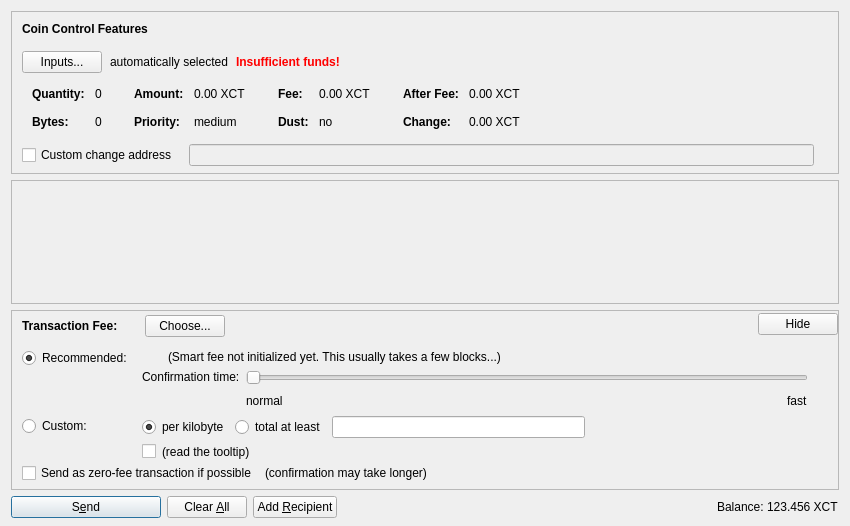
<?xml version="1.0" encoding="UTF-8"?>
<ui version="4.0">
 <class>SendCoinsDialog</class>
 <widget class="QDialog" name="SendCoinsDialog">
  <property name="geometry">
   <rect>
    <x>0</x>
    <y>0</y>
    <width>850</width>
    <height>526</height>
   </rect>
  </property>
  <property name="windowTitle">
   <string>Send Coins</string>
  </property>
  <layout class="QVBoxLayout" name="verticalLayout" stretch="0,1,0,0">
   <property name="bottomMargin">
    <number>8</number>
   </property>
   <item>
    <widget class="QFrame" name="frameCoinControl">
     <property name="sizePolicy">
      <sizepolicy hsizetype="Expanding" vsizetype="Expanding">
       <horstretch>0</horstretch>
       <verstretch>0</verstretch>
      </sizepolicy>
     </property>
     <property name="maximumSize">
      <size>
       <width>16777215</width>
       <height>16777215</height>
      </size>
     </property>
     <property name="frameShape">
      <enum>QFrame::StyledPanel</enum>
     </property>
     <property name="frameShadow">
      <enum>QFrame::Sunken</enum>
     </property>
     <layout class="QVBoxLayout" name="verticalLayoutCoinControl2">
      <property name="spacing">
       <number>0</number>
      </property>
      <property name="leftMargin">
       <number>0</number>
      </property>
      <property name="topMargin">
       <number>0</number>
      </property>
      <property name="rightMargin">
       <number>0</number>
      </property>
      <property name="bottomMargin">
       <number>6</number>
      </property>
      <item>
       <layout class="QVBoxLayout" name="verticalLayoutCoinControl" stretch="0,0,0,0,1">
        <property name="spacing">
         <number>0</number>
        </property>
        <property name="leftMargin">
         <number>10</number>
        </property>
        <property name="topMargin">
         <number>10</number>
        </property>
        <item>
         <layout class="QHBoxLayout" name="horizontalLayoutCoinControl1">
          <property name="bottomMargin">
           <number>15</number>
          </property>
          <item>
           <widget class="QLabel" name="labelCoinControlFeatures">
            <property name="sizePolicy">
             <sizepolicy hsizetype="Preferred" vsizetype="Maximum">
              <horstretch>0</horstretch>
              <verstretch>0</verstretch>
             </sizepolicy>
            </property>
            <property name="font">
             <font>
              <weight>75</weight>
              <bold>true</bold>
             </font>
            </property>
            <property name="styleSheet">
             <string notr="true">font-weight:bold;</string>
            </property>
            <property name="text">
             <string>Coin Control Features</string>
            </property>
           </widget>
          </item>
         </layout>
        </item>
        <item>
         <layout class="QHBoxLayout" name="horizontalLayoutCoinControl2" stretch="0,0,0,0">
          <property name="spacing">
           <number>8</number>
          </property>
          <property name="bottomMargin">
           <number>10</number>
          </property>
          <item>
           <widget class="QPushButton" name="pushButtonCoinControl">
            <property name="styleSheet">
             <string notr="true"/>
            </property>
            <property name="text">
             <string>Inputs...</string>
            </property>
            <property name="autoDefault">
             <bool>false</bool>
            </property>
           </widget>
          </item>
          <item>
           <widget class="QLabel" name="labelCoinControlAutomaticallySelected">
            <property name="text">
             <string>automatically selected</string>
            </property>
            <property name="margin">
             <number>5</number>
            </property>
           </widget>
          </item>
          <item>
           <widget class="QLabel" name="labelCoinControlInsuffFunds">
            <property name="font">
             <font>
              <weight>75</weight>
              <bold>true</bold>
             </font>
            </property>
            <property name="styleSheet">
             <string notr="true">color:red;font-weight:bold;</string>
            </property>
            <property name="text">
             <string>Insufficient funds!</string>
            </property>
            <property name="margin">
             <number>5</number>
            </property>
           </widget>
          </item>
          <item>
           <spacer name="horizontalSpacerCoinControl">
            <property name="orientation">
             <enum>Qt::Horizontal</enum>
            </property>
            <property name="sizeHint" stdset="0">
             <size>
              <width>40</width>
              <height>1</height>
             </size>
            </property>
           </spacer>
          </item>
         </layout>
        </item>
        <item>
         <widget class="QWidget" name="widgetCoinControl" native="true">
          <property name="sizePolicy">
           <sizepolicy hsizetype="Preferred" vsizetype="Preferred">
            <horstretch>0</horstretch>
            <verstretch>0</verstretch>
           </sizepolicy>
          </property>
          <property name="minimumSize">
           <size>
            <width>0</width>
            <height>0</height>
           </size>
          </property>
          <property name="styleSheet">
           <string notr="true"/>
          </property>
          <layout class="QHBoxLayout" name="horizontalLayoutCoinControl5">
           <property name="leftMargin">
            <number>0</number>
           </property>
           <property name="topMargin">
            <number>0</number>
           </property>
           <property name="rightMargin">
            <number>0</number>
           </property>
           <property name="bottomMargin">
            <number>0</number>
           </property>
           <item>
            <layout class="QHBoxLayout" name="horizontalLayoutCoinControl3" stretch="0,0,0,1">
             <property name="spacing">
              <number>20</number>
             </property>
             <property name="topMargin">
              <number>0</number>
             </property>
             <property name="bottomMargin">
              <number>10</number>
             </property>
             <item>
              <layout class="QFormLayout" name="formLayoutCoinControl1">
               <property name="horizontalSpacing">
                <number>10</number>
               </property>
               <property name="verticalSpacing">
                <number>14</number>
               </property>
               <property name="leftMargin">
                <number>10</number>
               </property>
               <property name="topMargin">
                <number>4</number>
               </property>
               <property name="rightMargin">
                <number>6</number>
               </property>
               <item row="0" column="0">
                <widget class="QLabel" name="labelCoinControlQuantityText">
                 <property name="font">
                  <font>
                   <weight>75</weight>
                   <bold>true</bold>
                  </font>
                 </property>
                 <property name="text">
                  <string>Quantity:</string>
                 </property>
                 <property name="margin">
                  <number>0</number>
                 </property>
                </widget>
               </item>
               <item row="0" column="1">
                <widget class="QLabel" name="labelCoinControlQuantity">
                 <property name="cursor">
                  <cursorShape>IBeamCursor</cursorShape>
                 </property>
                 <property name="contextMenuPolicy">
                  <enum>Qt::ActionsContextMenu</enum>
                 </property>
                 <property name="text">
                  <string notr="true">0</string>
                 </property>
                 <property name="margin">
                  <number>0</number>
                 </property>
                 <property name="textInteractionFlags">
                  <set>Qt::LinksAccessibleByMouse|Qt::TextSelectableByKeyboard|Qt::TextSelectableByMouse</set>
                 </property>
                </widget>
               </item>
               <item row="1" column="0">
                <widget class="QLabel" name="labelCoinControlBytesText">
                 <property name="font">
                  <font>
                   <weight>75</weight>
                   <bold>true</bold>
                  </font>
                 </property>
                 <property name="text">
                  <string>Bytes:</string>
                 </property>
                </widget>
               </item>
               <item row="1" column="1">
                <widget class="QLabel" name="labelCoinControlBytes">
                 <property name="cursor">
                  <cursorShape>IBeamCursor</cursorShape>
                 </property>
                 <property name="contextMenuPolicy">
                  <enum>Qt::ActionsContextMenu</enum>
                 </property>
                 <property name="text">
                  <string notr="true">0</string>
                 </property>
                 <property name="textInteractionFlags">
                  <set>Qt::LinksAccessibleByMouse|Qt::TextSelectableByKeyboard|Qt::TextSelectableByMouse</set>
                 </property>
                </widget>
               </item>
              </layout>
             </item>
             <item>
              <layout class="QFormLayout" name="formLayoutCoinControl2">
               <property name="horizontalSpacing">
                <number>10</number>
               </property>
               <property name="verticalSpacing">
                <number>14</number>
               </property>
               <property name="leftMargin">
                <number>6</number>
               </property>
               <property name="topMargin">
                <number>4</number>
               </property>
               <property name="rightMargin">
                <number>6</number>
               </property>
               <item row="0" column="0">
                <widget class="QLabel" name="labelCoinControlAmountText">
                 <property name="font">
                  <font>
                   <weight>75</weight>
                   <bold>true</bold>
                  </font>
                 </property>
                 <property name="text">
                  <string>Amount:</string>
                 </property>
                 <property name="margin">
                  <number>0</number>
                 </property>
                </widget>
               </item>
               <item row="0" column="1">
                <widget class="QLabel" name="labelCoinControlAmount">
                 <property name="cursor">
                  <cursorShape>IBeamCursor</cursorShape>
                 </property>
                 <property name="contextMenuPolicy">
                  <enum>Qt::ActionsContextMenu</enum>
                 </property>
                 <property name="text">
                  <string notr="true">0.00 XCT</string>
                 </property>
                 <property name="textInteractionFlags">
                  <set>Qt::LinksAccessibleByMouse|Qt::TextSelectableByKeyboard|Qt::TextSelectableByMouse</set>
                 </property>
                </widget>
               </item>
               <item row="1" column="0">
                <widget class="QLabel" name="labelCoinControlPriorityText">
                 <property name="font">
                  <font>
                   <weight>75</weight>
                   <bold>true</bold>
                  </font>
                 </property>
                 <property name="text">
                  <string>Priority:</string>
                 </property>
                </widget>
               </item>
               <item row="1" column="1">
                <widget class="QLabel" name="labelCoinControlPriority">
                 <property name="cursor">
                  <cursorShape>IBeamCursor</cursorShape>
                 </property>
                 <property name="contextMenuPolicy">
                  <enum>Qt::ActionsContextMenu</enum>
                 </property>
                 <property name="text">
                  <string notr="true">medium</string>
                 </property>
                 <property name="textInteractionFlags">
                  <set>Qt::LinksAccessibleByMouse|Qt::TextSelectableByKeyboard|Qt::TextSelectableByMouse</set>
                 </property>
                </widget>
               </item>
              </layout>
             </item>
             <item>
              <layout class="QFormLayout" name="formLayoutCoinControl3">
               <property name="horizontalSpacing">
                <number>10</number>
               </property>
               <property name="verticalSpacing">
                <number>14</number>
               </property>
               <property name="leftMargin">
                <number>6</number>
               </property>
               <property name="topMargin">
                <number>4</number>
               </property>
               <property name="rightMargin">
                <number>6</number>
               </property>
               <item row="0" column="0">
                <widget class="QLabel" name="labelCoinControlFeeText">
                 <property name="font">
                  <font>
                   <weight>75</weight>
                   <bold>true</bold>
                  </font>
                 </property>
                 <property name="text">
                  <string>Fee:</string>
                 </property>
                 <property name="margin">
                  <number>0</number>
                 </property>
                </widget>
               </item>
               <item row="0" column="1">
                <widget class="QLabel" name="labelCoinControlFee">
                 <property name="cursor">
                  <cursorShape>IBeamCursor</cursorShape>
                 </property>
                 <property name="contextMenuPolicy">
                  <enum>Qt::ActionsContextMenu</enum>
                 </property>
                 <property name="text">
                  <string notr="true">0.00 XCT</string>
                 </property>
                 <property name="textInteractionFlags">
                  <set>Qt::LinksAccessibleByMouse|Qt::TextSelectableByKeyboard|Qt::TextSelectableByMouse</set>
                 </property>
                </widget>
               </item>
               <item row="1" column="0">
                <widget class="QLabel" name="labelCoinControlLowOutputText">
                 <property name="font">
                  <font>
                   <weight>75</weight>
                   <bold>true</bold>
                  </font>
                 </property>
                 <property name="text">
                  <string>Dust:</string>
                 </property>
                </widget>
               </item>
               <item row="1" column="1">
                <widget class="QLabel" name="labelCoinControlLowOutput">
                 <property name="cursor">
                  <cursorShape>IBeamCursor</cursorShape>
                 </property>
                 <property name="contextMenuPolicy">
                  <enum>Qt::ActionsContextMenu</enum>
                 </property>
                 <property name="text">
                  <string notr="true">no</string>
                 </property>
                 <property name="textInteractionFlags">
                  <set>Qt::LinksAccessibleByMouse|Qt::TextSelectableByKeyboard|Qt::TextSelectableByMouse</set>
                 </property>
                </widget>
               </item>
              </layout>
             </item>
             <item>
              <layout class="QFormLayout" name="formLayoutCoinControl4">
               <property name="horizontalSpacing">
                <number>10</number>
               </property>
               <property name="verticalSpacing">
                <number>14</number>
               </property>
               <property name="leftMargin">
                <number>6</number>
               </property>
               <property name="topMargin">
                <number>4</number>
               </property>
               <property name="rightMargin">
                <number>6</number>
               </property>
               <item row="0" column="0">
                <widget class="QLabel" name="labelCoinControlAfterFeeText">
                 <property name="font">
                  <font>
                   <weight>75</weight>
                   <bold>true</bold>
                  </font>
                 </property>
                 <property name="text">
                  <string>After Fee:</string>
                 </property>
                 <property name="margin">
                  <number>0</number>
                 </property>
                </widget>
               </item>
               <item row="0" column="1">
                <widget class="QLabel" name="labelCoinControlAfterFee">
                 <property name="cursor">
                  <cursorShape>IBeamCursor</cursorShape>
                 </property>
                 <property name="contextMenuPolicy">
                  <enum>Qt::ActionsContextMenu</enum>
                 </property>
                 <property name="text">
                  <string notr="true">0.00 XCT</string>
                 </property>
                 <property name="textInteractionFlags">
                  <set>Qt::LinksAccessibleByMouse|Qt::TextSelectableByKeyboard|Qt::TextSelectableByMouse</set>
                 </property>
                </widget>
               </item>
               <item row="1" column="0">
                <widget class="QLabel" name="labelCoinControlChangeText">
                 <property name="font">
                  <font>
                   <weight>75</weight>
                   <bold>true</bold>
                  </font>
                 </property>
                 <property name="text">
                  <string>Change:</string>
                 </property>
                </widget>
               </item>
               <item row="1" column="1">
                <widget class="QLabel" name="labelCoinControlChange">
                 <property name="cursor">
                  <cursorShape>IBeamCursor</cursorShape>
                 </property>
                 <property name="contextMenuPolicy">
                  <enum>Qt::ActionsContextMenu</enum>
                 </property>
                 <property name="text">
                  <string notr="true">0.00 XCT</string>
                 </property>
                 <property name="textInteractionFlags">
                  <set>Qt::LinksAccessibleByMouse|Qt::TextSelectableByKeyboard|Qt::TextSelectableByMouse</set>
                 </property>
                </widget>
               </item>
              </layout>
             </item>
            </layout>
           </item>
          </layout>
         </widget>
        </item>
        <item>
         <layout class="QHBoxLayout" name="horizontalLayoutCoinControl4" stretch="0,0,0">
          <property name="spacing">
           <number>12</number>
          </property>
          <property name="sizeConstraint">
           <enum>QLayout::SetDefaultConstraint</enum>
          </property>
          <property name="topMargin">
           <number>5</number>
          </property>
          <property name="rightMargin">
           <number>5</number>
          </property>
          <item>
           <widget class="QCheckBox" name="checkBoxCoinControlChange">
            <property name="toolTip">
             <string>If this is activated, but the change address is empty or invalid, change will be sent to a newly generated address.</string>
            </property>
            <property name="text">
             <string>Custom change address</string>
            </property>
           </widget>
          </item>
          <item>
           <widget class="QValidatedLineEdit" name="lineEditCoinControlChange">
            <property name="enabled">
             <bool>false</bool>
            </property>
            <property name="sizePolicy">
             <sizepolicy hsizetype="Expanding" vsizetype="Fixed">
              <horstretch>0</horstretch>
              <verstretch>0</verstretch>
             </sizepolicy>
            </property>
           </widget>
          </item>
          <item>
           <widget class="QLabel" name="labelCoinControlChangeLabel">
            <property name="sizePolicy">
             <sizepolicy hsizetype="Preferred" vsizetype="Expanding">
              <horstretch>0</horstretch>
              <verstretch>0</verstretch>
             </sizepolicy>
            </property>
            <property name="minimumSize">
             <size>
              <width>0</width>
              <height>0</height>
             </size>
            </property>
            <property name="text">
             <string/>
            </property>
            <property name="margin">
             <number>3</number>
            </property>
           </widget>
          </item>
         </layout>
        </item>
        <item>
         <spacer name="verticalSpacerCoinControl">
          <property name="orientation">
           <enum>Qt::Vertical</enum>
          </property>
          <property name="sizeHint" stdset="0">
           <size>
            <width>800</width>
            <height>1</height>
           </size>
          </property>
         </spacer>
        </item>
       </layout>
      </item>
     </layout>
    </widget>
   </item>
   <item>
    <widget class="QScrollArea" name="scrollArea">
     <property name="widgetResizable">
      <bool>true</bool>
     </property>
     <widget class="QWidget" name="scrollAreaWidgetContents">
      <property name="geometry">
       <rect>
        <x>0</x>
        <y>0</y>
        <width>830</width>
        <height>68</height>
       </rect>
      </property>
      <layout class="QVBoxLayout" name="verticalLayout_2" stretch="0,1">
       <property name="leftMargin">
        <number>0</number>
       </property>
       <property name="topMargin">
        <number>0</number>
       </property>
       <property name="rightMargin">
        <number>0</number>
       </property>
       <property name="bottomMargin">
        <number>0</number>
       </property>
       <item>
        <layout class="QVBoxLayout" name="entries">
         <property name="spacing">
          <number>6</number>
         </property>
        </layout>
       </item>
       <item>
        <spacer name="verticalSpacer">
         <property name="orientation">
          <enum>Qt::Vertical</enum>
         </property>
         <property name="sizeHint" stdset="0">
          <size>
           <width>20</width>
           <height>40</height>
          </size>
         </property>
        </spacer>
       </item>
      </layout>
     </widget>
    </widget>
   </item>
   <item>
    <widget class="QFrame" name="frameFee">
     <property name="sizePolicy">
      <sizepolicy hsizetype="Expanding" vsizetype="Expanding">
       <horstretch>0</horstretch>
       <verstretch>0</verstretch>
      </sizepolicy>
     </property>
     <property name="maximumSize">
      <size>
       <width>16777215</width>
       <height>16777215</height>
      </size>
     </property>
     <property name="frameShape">
      <enum>QFrame::StyledPanel</enum>
     </property>
     <property name="frameShadow">
      <enum>QFrame::Sunken</enum>
     </property>
     <layout class="QVBoxLayout" name="verticalLayoutFee1">
      <property name="spacing">
       <number>0</number>
      </property>
      <property name="leftMargin">
       <number>0</number>
      </property>
      <property name="topMargin">
       <number>0</number>
      </property>
      <property name="rightMargin">
       <number>0</number>
      </property>
      <property name="bottomMargin">
       <number>0</number>
      </property>
      <item>
       <layout class="QVBoxLayout" name="verticalLayoutFee2" stretch="0,0,0">
        <property name="spacing">
         <number>0</number>
        </property>
        <property name="leftMargin">
         <number>10</number>
        </property>
        <property name="topMargin">
         <number>0</number>
        </property>
        <item>
         <layout class="QHBoxLayout" name="horizontalLayoutFee1">
          <property name="bottomMargin">
           <number>0</number>
          </property>
          <item>
           <layout class="QVBoxLayout" name="verticalLayoutFee7">
            <property name="spacing">
             <number>0</number>
            </property>
            <item>
             <spacer name="verticalSpacerSmartFee">
              <property name="orientation">
               <enum>Qt::Vertical</enum>
              </property>
              <property name="sizeType">
               <enum>QSizePolicy::Fixed</enum>
              </property>
              <property name="sizeHint" stdset="0">
               <size>
                <width>1</width>
                <height>4</height>
               </size>
              </property>
             </spacer>
            </item>
            <item>
             <layout class="QHBoxLayout" name="horizontalLayoutSmartFee">
              <property name="spacing">
               <number>10</number>
              </property>
              <item>
               <widget class="QLabel" name="labelFeeHeadline">
                <property name="sizePolicy">
                 <sizepolicy hsizetype="Preferred" vsizetype="Maximum">
                  <horstretch>0</horstretch>
                  <verstretch>0</verstretch>
                 </sizepolicy>
                </property>
                <property name="font">
                 <font>
                  <weight>75</weight>
                  <bold>true</bold>
                 </font>
                </property>
                <property name="styleSheet">
                 <string notr="true">font-weight:bold;</string>
                </property>
                <property name="text">
                 <string>Transaction Fee:</string>
                </property>
               </widget>
              </item>
              <item>
               <widget class="QLabel" name="labelFeeMinimized">
                <property name="text">
                 <string/>
                </property>
               </widget>
              </item>
              <item>
               <widget class="QPushButton" name="buttonChooseFee">
                <property name="text">
                 <string>Choose...</string>
                </property>
               </widget>
              </item>
             </layout>
            </item>
            <item>
             <spacer name="verticalSpacer_5">
              <property name="orientation">
               <enum>Qt::Vertical</enum>
              </property>
              <property name="sizeHint" stdset="0">
               <size>
                <width>1</width>
                <height>1</height>
               </size>
              </property>
             </spacer>
            </item>
           </layout>
          </item>
          <item>
           <spacer name="horizontalSpacer_4">
            <property name="orientation">
             <enum>Qt::Horizontal</enum>
            </property>
            <property name="sizeHint" stdset="0">
             <size>
              <width>40</width>
              <height>20</height>
             </size>
            </property>
           </spacer>
          </item>
          <item>
           <widget class="QPushButton" name="buttonMinimizeFee">
            <property name="toolTip">
             <string>collapse fee-settings</string>
            </property>
            <property name="text">
             <string>Hide</string>
            </property>
           </widget>
          </item>
         </layout>
        </item>
        <item>
         <widget class="QFrame" name="frameFeeSelection">
          <layout class="QVBoxLayout" name="verticalLayoutFee12">
           <property name="spacing">
            <number>0</number>
           </property>
           <property name="leftMargin">
            <number>0</number>
           </property>
           <property name="topMargin">
            <number>0</number>
           </property>
           <property name="rightMargin">
            <number>0</number>
           </property>
           <property name="bottomMargin">
            <number>0</number>
           </property>
           <item>
            <layout class="QGridLayout" name="gridLayoutFee">
             <property name="topMargin">
              <number>10</number>
             </property>
             <property name="bottomMargin">
              <number>4</number>
             </property>
             <property name="horizontalSpacing">
              <number>10</number>
             </property>
             <property name="verticalSpacing">
              <number>4</number>
             </property>
             <item row="1" column="1">
              <layout class="QVBoxLayout" name="verticalLayoutFee8">
               <property name="spacing">
                <number>6</number>
               </property>
               <item>
                <layout class="QHBoxLayout" name="horizontalLayoutFee13">
                 <item>
                  <widget class="QRadioButton" name="radioCustomPerKilobyte">
                   <property name="toolTip">
                    <string>If the custom fee is set to 1000 satoshis and the transaction is only 250 bytes, then &quot;per kilobyte&quot; only pays 250 satoshis in fee, while &quot;total at least&quot; pays 1000 satoshis. For transactions bigger than a kilobyte both pay by kilobyte.</string>
                   </property>
                   <property name="text">
                    <string>per kilobyte</string>
                   </property>
                   <property name="checked">
                    <bool>true</bool>
                   </property>
                   <attribute name="buttonGroup">
                    <string notr="true">groupCustomFee</string>
                   </attribute>
                  </widget>
                 </item>
                 <item>
                  <widget class="QRadioButton" name="radioCustomAtLeast">
                   <property name="toolTip">
                    <string>If the custom fee is set to 1000 satoshis and the transaction is only 250 bytes, then &quot;per kilobyte&quot; only pays 250 satoshis in fee, while &quot;total at least&quot; pays 1000 satoshis. For transactions bigger than a kilobyte both pay by kilobyte.</string>
                   </property>
                   <property name="text">
                    <string>total at least</string>
                   </property>
                   <attribute name="buttonGroup">
                    <string notr="true">groupCustomFee</string>
                   </attribute>
                  </widget>
                 </item>
                 <item>
                  <widget class="BitcoinAmountField" name="customFee"/>
                 </item>
                 <item>
                  <spacer name="horizontalSpacer_6">
                   <property name="orientation">
                    <enum>Qt::Horizontal</enum>
                   </property>
                   <property name="sizeHint" stdset="0">
                    <size>
                     <width>1</width>
                     <height>1</height>
                    </size>
                   </property>
                  </spacer>
                 </item>
                </layout>
               </item>
               <item>
                <layout class="QHBoxLayout" name="horizontalLayoutFee8">
                 <item>
                  <widget class="QCheckBox" name="checkBoxMinimumFee">
                   <property name="toolTip">
                    <string>Paying only the minimum fee is just fine as long as there is less transaction volume than space in the blocks. But be aware that this can end up in a never confirming transaction once there is more demand for bitcoin transactions than the network can process.</string>
                   </property>
                   <property name="text">
                    <string/>
                   </property>
                  </widget>
                 </item>
                 <item>
                  <widget class="QLabel" name="labelMinFeeWarning">
                   <property name="enabled">
                    <bool>true</bool>
                   </property>
                   <property name="toolTip">
                    <string>Paying only the minimum fee is just fine as long as there is less transaction volume than space in the blocks. But be aware that this can end up in a never confirming transaction once there is more demand for bitcoin transactions than the network can process.</string>
                   </property>
                   <property name="text">
                    <string>(read the tooltip)</string>
                   </property>
                   <property name="margin">
                    <number>5</number>
                   </property>
                  </widget>
                 </item>
                 <item>
                  <spacer name="horizontalSpacer_2">
                   <property name="orientation">
                    <enum>Qt::Horizontal</enum>
                   </property>
                   <property name="sizeHint" stdset="0">
                    <size>
                     <width>1</width>
                     <height>1</height>
                    </size>
                   </property>
                  </spacer>
                 </item>
                </layout>
               </item>
              </layout>
             </item>
             <item row="0" column="0">
              <layout class="QVBoxLayout" name="verticalLayoutFee4" stretch="0,1">
               <item>
                <widget class="QRadioButton" name="radioSmartFee">
                 <property name="text">
                  <string>Recommended:</string>
                 </property>
                 <property name="checked">
                  <bool>true</bool>
                 </property>
                 <attribute name="buttonGroup">
                  <string notr="true">groupFee</string>
                 </attribute>
                </widget>
               </item>
               <item>
                <spacer name="verticalSpacer_2">
                 <property name="orientation">
                  <enum>Qt::Vertical</enum>
                 </property>
                 <property name="sizeHint" stdset="0">
                  <size>
                   <width>1</width>
                   <height>1</height>
                  </size>
                 </property>
                </spacer>
               </item>
              </layout>
             </item>
             <item row="1" column="0">
              <layout class="QVBoxLayout" name="verticalLayoutFee9" stretch="0,1">
               <item>
                <widget class="QRadioButton" name="radioCustomFee">
                 <property name="text">
                  <string>Custom:</string>
                 </property>
                 <attribute name="buttonGroup">
                  <string notr="true">groupFee</string>
                 </attribute>
                </widget>
               </item>
               <item>
                <spacer name="verticalSpacer_6">
                 <property name="orientation">
                  <enum>Qt::Vertical</enum>
                 </property>
                 <property name="sizeHint" stdset="0">
                  <size>
                   <width>1</width>
                   <height>1</height>
                  </size>
                 </property>
                </spacer>
               </item>
              </layout>
             </item>
             <item row="0" column="1">
              <layout class="QVBoxLayout" name="verticalLayoutFee3" stretch="0,0,1">
               <property name="spacing">
                <number>6</number>
               </property>
               <property name="topMargin">
                <number>2</number>
               </property>
               <item>
                <layout class="QHBoxLayout" name="horizontalLayoutFee12">
                 <item>
                  <widget class="QLabel" name="labelSmartFee">
                   <property name="text">
                    <string/>
                   </property>
                   <property name="margin">
                    <number>2</number>
                   </property>
                  </widget>
                 </item>
                 <item>
                  <widget class="QLabel" name="labelFeeEstimation">
                   <property name="text">
                    <string/>
                   </property>
                  </widget>
                 </item>
                 <item>
                  <widget class="QLabel" name="labelSmartFee2">
                   <property name="text">
                    <string>(Smart fee not initialized yet. This usually takes a few blocks...)</string>
                   </property>
                   <property name="margin">
                    <number>2</number>
                   </property>
                  </widget>
                 </item>
                 <item>
                  <spacer name="horizontalSpacer_5">
                   <property name="orientation">
                    <enum>Qt::Horizontal</enum>
                   </property>
                   <property name="sizeHint" stdset="0">
                    <size>
                     <width>1</width>
                     <height>1</height>
                    </size>
                   </property>
                  </spacer>
                 </item>
                </layout>
               </item>
               <item>
                <layout class="QHBoxLayout" name="horizontalLayoutFee9">
                 <item>
                  <layout class="QVBoxLayout" name="verticalLayoutFee6">
                   <item>
                    <widget class="QLabel" name="labelSmartFee3">
                     <property name="text">
                      <string>Confirmation time:</string>
                     </property>
                     <property name="margin">
                      <number>2</number>
                     </property>
                    </widget>
                   </item>
                   <item>
                    <spacer name="verticalSpacer_3">
                     <property name="orientation">
                      <enum>Qt::Vertical</enum>
                     </property>
                     <property name="sizeHint" stdset="0">
                      <size>
                       <width>1</width>
                       <height>1</height>
                      </size>
                     </property>
                    </spacer>
                   </item>
                  </layout>
                 </item>
                 <item>
                  <layout class="QVBoxLayout" name="verticalLayoutFee5">
                   <property name="rightMargin">
                    <number>30</number>
                   </property>
                   <item>
                    <widget class="QSlider" name="sliderSmartFee">
                     <property name="minimum">
                      <number>0</number>
                     </property>
                     <property name="maximum">
                      <number>24</number>
                     </property>
                     <property name="pageStep">
                      <number>1</number>
                     </property>
                     <property name="value">
                      <number>0</number>
                     </property>
                     <property name="orientation">
                      <enum>Qt::Horizontal</enum>
                     </property>
                     <property name="invertedAppearance">
                      <bool>false</bool>
                     </property>
                     <property name="invertedControls">
                      <bool>false</bool>
                     </property>
                     <property name="tickPosition">
                      <enum>QSlider::NoTicks</enum>
                     </property>
                    </widget>
                   </item>
                   <item>
                    <layout class="QHBoxLayout" name="horizontalLayoutFee10">
                     <item>
                      <widget class="QLabel" name="labelSmartFeeNormal">
                       <property name="text">
                        <string>normal</string>
                       </property>
                      </widget>
                     </item>
                     <item>
                      <spacer name="horizontalSpacer_3">
                       <property name="orientation">
                        <enum>Qt::Horizontal</enum>
                       </property>
                       <property name="sizeHint" stdset="0">
                        <size>
                         <width>40</width>
                         <height>20</height>
                        </size>
                       </property>
                      </spacer>
                     </item>
                     <item>
                      <widget class="QLabel" name="labelSmartFeeFast">
                       <property name="text">
                        <string>fast</string>
                       </property>
                      </widget>
                     </item>
                    </layout>
                   </item>
                  </layout>
                 </item>
                </layout>
               </item>
               <item>
                <spacer name="verticalSpacer_4">
                 <property name="orientation">
                  <enum>Qt::Vertical</enum>
                 </property>
                 <property name="sizeHint" stdset="0">
                  <size>
                   <width>1</width>
                   <height>1</height>
                  </size>
                 </property>
                </spacer>
               </item>
              </layout>
             </item>
            </layout>
           </item>
           <item>
            <layout class="QHBoxLayout" name="horizontalLayoutFee5" stretch="0,0,0">
             <property name="spacing">
              <number>8</number>
             </property>
             <property name="bottomMargin">
              <number>4</number>
             </property>
             <item>
              <widget class="QCheckBox" name="checkBoxFreeTx">
               <property name="text">
                <string>Send as zero-fee transaction if possible</string>
               </property>
              </widget>
             </item>
             <item>
              <widget class="QLabel" name="labelFreeTx">
               <property name="text">
                <string>(confirmation may take longer)</string>
               </property>
               <property name="margin">
                <number>5</number>
               </property>
              </widget>
             </item>
             <item>
              <spacer name="horizontalSpacerFee5">
               <property name="orientation">
                <enum>Qt::Horizontal</enum>
               </property>
               <property name="sizeHint" stdset="0">
                <size>
                 <width>1</width>
                 <height>1</height>
                </size>
               </property>
              </spacer>
             </item>
            </layout>
           </item>
           <item>
            <spacer name="verticalSpacerFee2">
             <property name="orientation">
              <enum>Qt::Vertical</enum>
             </property>
             <property name="sizeHint" stdset="0">
              <size>
               <width>1</width>
               <height>1</height>
              </size>
             </property>
            </spacer>
           </item>
          </layout>
         </widget>
        </item>
        <item>
         <spacer name="verticalSpacerFee">
          <property name="orientation">
           <enum>Qt::Vertical</enum>
          </property>
          <property name="sizeHint" stdset="0">
           <size>
            <width>800</width>
            <height>1</height>
           </size>
          </property>
         </spacer>
        </item>
       </layout>
      </item>
     </layout>
    </widget>
   </item>
   <item>
    <layout class="QHBoxLayout" name="horizontalLayout">
     <item>
      <widget class="QPushButton" name="sendButton">
       <property name="minimumSize">
        <size>
         <width>150</width>
         <height>0</height>
        </size>
       </property>
       <property name="toolTip">
        <string>Confirm the send action</string>
       </property>
       <property name="text">
        <string>S&amp;end</string>
       </property>
       <property name="icon">
        <iconset resource="../bitcoin.qrc">
         <normaloff>:/icons/send</normaloff>:/icons/send</iconset>
       </property>
       <property name="autoDefault">
        <bool>false</bool>
       </property>
       <property name="default">
        <bool>true</bool>
       </property>
      </widget>
     </item>
     <item>
      <widget class="QPushButton" name="clearButton">
       <property name="sizePolicy">
        <sizepolicy hsizetype="Minimum" vsizetype="Fixed">
         <horstretch>0</horstretch>
         <verstretch>0</verstretch>
        </sizepolicy>
       </property>
       <property name="toolTip">
        <string>Clear all fields of the form.</string>
       </property>
       <property name="text">
        <string>Clear &amp;All</string>
       </property>
       <property name="icon">
        <iconset resource="../bitcoin.qrc">
         <normaloff>:/icons/remove</normaloff>:/icons/remove</iconset>
       </property>
       <property name="autoDefault">
        <bool>false</bool>
       </property>
      </widget>
     </item>
     <item>
      <widget class="QPushButton" name="addButton">
       <property name="toolTip">
        <string>Send to multiple recipients at once</string>
       </property>
       <property name="text">
        <string>Add &amp;Recipient</string>
       </property>
       <property name="icon">
        <iconset resource="../bitcoin.qrc">
         <normaloff>:/icons/add</normaloff>:/icons/add</iconset>
       </property>
       <property name="autoDefault">
        <bool>false</bool>
       </property>
      </widget>
     </item>
     <item>
      <spacer name="horizontalSpacer">
       <property name="orientation">
        <enum>Qt::Horizontal</enum>
       </property>
       <property name="sizeHint" stdset="0">
        <size>
         <width>40</width>
         <height>20</height>
        </size>
       </property>
      </spacer>
     </item>
     <item>
      <layout class="QHBoxLayout" name="horizontalLayout_2">
       <property name="spacing">
        <number>3</number>
       </property>
       <item>
        <widget class="QLabel" name="label">
         <property name="sizePolicy">
          <sizepolicy hsizetype="Preferred" vsizetype="Fixed">
           <horstretch>0</horstretch>
           <verstretch>0</verstretch>
          </sizepolicy>
         </property>
         <property name="text">
          <string>Balance:</string>
         </property>
        </widget>
       </item>
       <item>
        <widget class="QLabel" name="labelBalance">
         <property name="sizePolicy">
          <sizepolicy hsizetype="Preferred" vsizetype="Fixed">
           <horstretch>0</horstretch>
           <verstretch>0</verstretch>
          </sizepolicy>
         </property>
         <property name="cursor">
          <cursorShape>IBeamCursor</cursorShape>
         </property>
         <property name="text">
          <string notr="true">123.456 XCT</string>
         </property>
         <property name="textInteractionFlags">
          <set>Qt::LinksAccessibleByMouse|Qt::TextSelectableByKeyboard|Qt::TextSelectableByMouse</set>
         </property>
        </widget>
       </item>
      </layout>
     </item>
    </layout>
   </item>
  </layout>
 </widget>
 <customwidgets>
  <customwidget>
   <class>QValidatedLineEdit</class>
   <extends>QLineEdit</extends>
   <header>qvalidatedlineedit.h</header>
  </customwidget>
  <customwidget>
   <class>BitcoinAmountField</class>
   <extends>QLineEdit</extends>
   <header>bitcoinamountfield.h</header>
   <container>1</container>
  </customwidget>
 </customwidgets>
 <resources>
  <include location="../bitcoin.qrc"/>
 </resources>
 <connections/>
 <buttongroups>
  <buttongroup name="groupFee"/>
  <buttongroup name="groupCustomFee"/>
 </buttongroups>
</ui>
